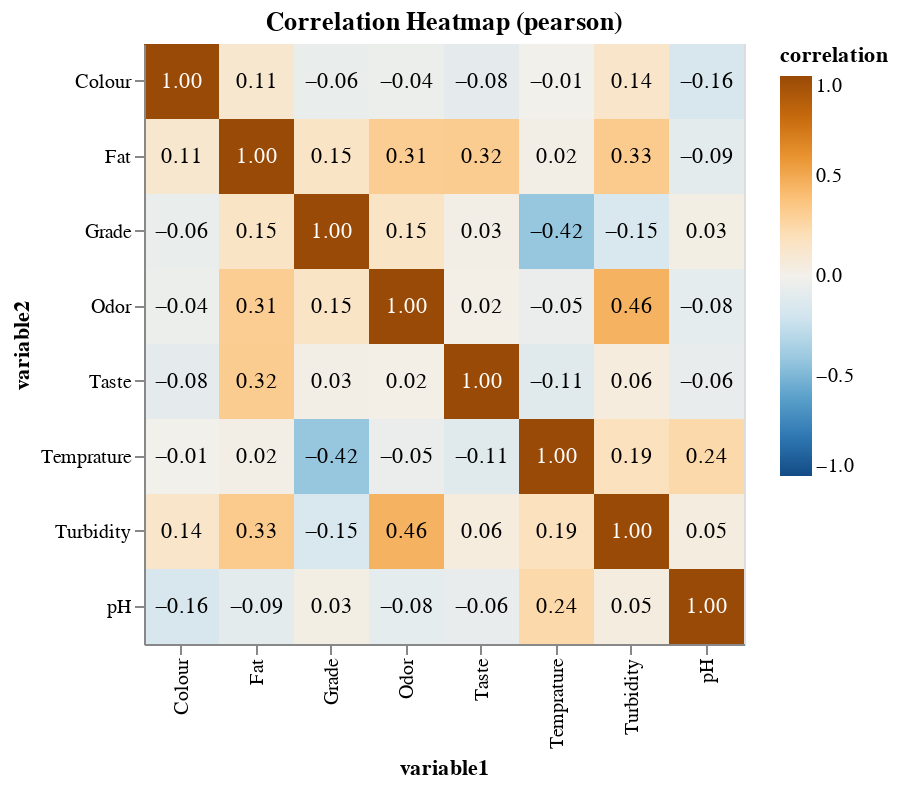

Notebook cell for this chart:
### Code cell
plot_correlation_heat(df_raw, method='pearson')

### Figure 1 — Vega-Lite specification as saved in the notebook (floating-point values rounded to 4 significant figures)
{"config": {"view": {"continuousWidth": 400, "continuousHeight": 300}}, "layer": [{"mark": "rect", "encoding": {"color": {"field": "correlation", "scale": {"domainMax": 1, "domainMin": -1, "scheme": "blueorange"}, "type": "quantitative"}, "tooltip": [{"field": "variable1", "type": "nominal"}, {"field": "variable2", "type": "nominal"}, {"field": "correlation", "type": "quantitative"}], "x": {"field": "variable1", "type": "ordinal"}, "y": {"field": "variable2", "type": "ordinal"}}, "height": 300, "title": "Correlation Heatmap (pearson)", "width": 300}, {"mark": {"type": "text", "baseline": "middle"}, "encoding": {"color": {"condition": {"value": "white", "test": "(datum.correlation > 0.5)"}, "value": "black"}, "text": {"field": "correlation", "format": ".2f", "type": "quantitative"}, "x": {"field": "variable1", "type": "ordinal"}, "y": {"field": "variable2", "type": "ordinal"}}}], "data": {"name": "data-0145555380d5678d34bd7909dc4d72c6"}, "$schema": "https://vega.github.io/schema/vega-lite/v4.17.0.json", "datasets": {"data-0145555380d5678d34bd7909dc4d72c6": [{"variable1": "pH", "variable2": "pH", "correlation": 1.0}, {"variable1": "Temprature", "variable2": "pH", "correlation": 0.2447}, {"variable1": "Taste", "variable2": "pH", "correlation": -0.06405}, {"variable1": "Odor", "variable2": "pH", "correlation": -0.08133}, {"variable1": "Fat ", "variable2": "pH", "correlation": -0.09343}, {"variable1": "Turbidity", "variable2": "pH", "correlation": 0.04838}, {"variable1": "Colour", "variable2": "pH", "correlation": -0.1646}, {"variable1": "Grade", "variable2": "pH", "correlation": 0.02898}, {"variable1": "pH", "variable2": "Temprature", "correlation": 0.2447}, {"variable1": "Temprature", "variable2": "Temprature", "correlation": 1.0}, {"variable1": "Taste", "variable2": "Temprature", "correlation": -0.1098}, {"variable1": "Odor", "variable2": "Temprature", "correlation": -0.04887}, {"variable1": "Fat ", "variable2": "Temprature", "correlation": 0.02407}, {"variable1": "Turbidity", "variable2": "Temprature", "correlation": 0.1851}, {"variable1": "Colour", "variable2": "Temprature", "correlation": -0.008511}, {"variable1": "Grade", "variable2": "Temprature", "correlation": -0.4178}, {"variable1": "pH", "variable2": "Taste", "correlation": -0.06405}, {"variable1": "Temprature", "variable2": "Taste", "correlation": -0.1098}, {"variable1": "Taste", "variable2": "Taste", "correlation": 1.0}, {"variable1": "Odor", "variable2": "Taste", "correlation": 0.01758}, {"variable1": "Fat ", "variable2": "Taste", "correlation": 0.3241}, {"variable1": "Turbidity", "variable2": "Taste", "correlation": 0.05575}, {"variable1": "Colour", "variable2": "Taste", "correlation": -0.08265}, {"variable1": "Grade", "variable2": "Taste", "correlation": 0.0255}, {"variable1": "pH", "variable2": "Odor", "correlation": -0.08133}, {"variable1": "Temprature", "variable2": "Odor", "correlation": -0.04887}, {"variable1": "Taste", "variable2": "Odor", "correlation": 0.01758}, {"variable1": "Odor", "variable2": "Odor", "correlation": 1.0}, {"variable1": "Fat ", "variable2": "Odor", "correlation": 0.3145}, {"variable1": "Turbidity", "variable2": "Odor", "correlation": 0.4579}, {"variable1": "Colour", "variable2": "Odor", "correlation": -0.03936}, {"variable1": "Grade", "variable2": "Odor", "correlation": 0.1496}, {"variable1": "pH", "variable2": "Fat ", "correlation": -0.09343}, {"variable1": "Temprature", "variable2": "Fat ", "correlation": 0.02407}, {"variable1": "Taste", "variable2": "Fat ", "correlation": 0.3241}, {"variable1": "Odor", "variable2": "Fat ", "correlation": 0.3145}, {"variable1": "Fat ", "variable2": "Fat ", "correlation": 1.0}, {"variable1": "Turbidity", "variable2": "Fat ", "correlation": 0.3293}, {"variable1": "Colour", "variable2": "Fat ", "correlation": 0.1142}, {"variable1": "Grade", "variable2": "Fat ", "correlation": 0.151}, {"variable1": "pH", "variable2": "Turbidity", "correlation": 0.04838}, {"variable1": "Temprature", "variable2": "Turbidity", "correlation": 0.1851}, {"variable1": "Taste", "variable2": "Turbidity", "correlation": 0.05575}, {"variable1": "Odor", "variable2": "Turbidity", "correlation": 0.4579}, {"variable1": "Fat ", "variable2": "Turbidity", "correlation": 0.3293}, {"variable1": "Turbidity", "variable2": "Turbidity", "correlation": 1.0}, {"variable1": "Colour", "variable2": "Turbidity", "correlation": 0.1364}, {"variable1": "Grade", "variable2": "Turbidity", "correlation": -0.1536}, {"variable1": "pH", "variable2": "Colour", "correlation": -0.1646}, {"variable1": "Temprature", "variable2": "Colour", "correlation": -0.008511}, {"variable1": "Taste", "variable2": "Colour", "correlation": -0.08265}, {"variable1": "Odor", "variable2": "Colour", "correlation": -0.03936}, {"variable1": "Fat ", "variable2": "Colour", "correlation": 0.1142}, {"variable1": "Turbidity", "variable2": "Colour", "correlation": 0.1364}, {"variable1": "Colour", "variable2": "Colour", "correlation": 1.0}, {"variable1": "Grade", "variable2": "Colour", "correlation": -0.05699}, {"variable1": "pH", "variable2": "Grade", "correlation": 0.02898}, {"variable1": "Temprature", "variable2": "Grade", "correlation": -0.4178}, {"variable1": "Taste", "variable2": "Grade", "correlation": 0.0255}, {"variable1": "Odor", "variable2": "Grade", "correlation": 0.1496}, {"variable1": "Fat ", "variable2": "Grade", "correlation": 0.151}, {"variable1": "Turbidity", "variable2": "Grade", "correlation": -0.1536}, {"variable1": "Colour", "variable2": "Grade", "correlation": -0.05699}, {"variable1": "Grade", "variable2": "Grade", "correlation": 1.0}]}}
